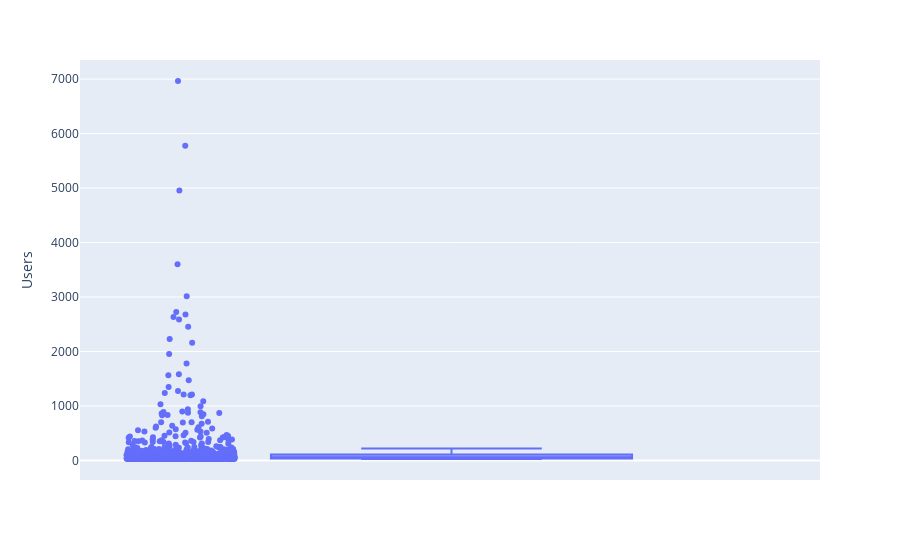

Notebook source saved alongside this figure:
### Code cell
fig2 = px.box(df, y = df.Users, points = "all")
fig2.show()

### Figure 1 — Plotly figure (JSON) as saved in the notebook; plotly's stock layout.template omitted (floating-point values rounded to 4 significant figures; data arrays with more than 128 entries replaced by an {"elided": "..."} marker saying what was removed)
{"data": [{"alignmentgroup": "True", "boxpoints": "all", "hovertemplate": "Users=%{y}<extra></extra>", "legendgroup": "", "marker": {"color": "#636efa"}, "name": "", "notched": false, "offsetgroup": "", "orientation": "v", "showlegend": false, "type": "box", "x0": " ", "xaxis": "x", "y": {"elided": "1000 int values"}, "y0": " ", "yaxis": "y"}], "layout": {"boxmode": "group", "legend": {"tracegroupgap": 0}, "margin": {"t": 60}, "xaxis": {"anchor": "y", "domain": [0, 1]}, "yaxis": {"anchor": "x", "domain": [0, 1], "title": {"text": "Users"}}}}
